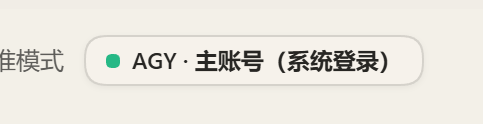
#> input picture docs/before.png, 483 x 124 px
$ python make-after.py
#> lines starting #> are read from the running program, lines starting #| are printed output that depends on the picture; after the words box and inside, x2 and y2 are one past the last pixel; in counts of white or black regions, pixels touching at a corner belong together
"""Generate docs/after.png from docs/before.png by removing the AGY badge.

The toolbar background varies only vertically (a subtle gradient), so each
row inside the removed region is filled with that row's background colour,
estimated as the median of intact pixels to the right of the badge. This
also erases the badge's soft box-shadow and the stray text at the left edge.
"""
from pathlib import Path

import numpy as np
from PIL import Image

ROOT = Path(__file__).resolve().parents[1]
SRC = ROOT / "docs" / "before.png"
DST = ROOT / "docs" / "after.png"

img = Image.open(SRC).convert("RGB")
#> img is the input picture: PIL image 483x124 RGB; mean R, G, B 233.1, 230.4, 222.8
arr = np.asarray(img).astype(np.int16)
h, w, _ = arr.shape
#> h = 124; w = 483

# Foreground = pixels deviating from the row's right-side background estimate.
right_med = np.median(arr[:, w - 6:, :], axis=1, keepdims=True)  # (h, 1, 3)
#> right_med = 124 rows, first 8: [241, 237, 230], [241, 237, 230], [241, 237, 230], [241, 237, 230], [241, 237, 230], [241, 237, 230], [241, 237, 230], [241, 237, 230]
deviation = np.abs(arr - right_med).sum(axis=2)
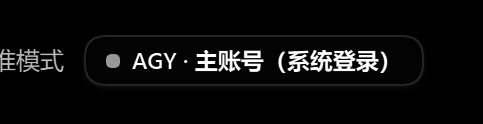
#> deviation: shape (124, 483) float64; min 0, max 603, mean 31.4; drawn with min black and max white
mask = deviation > 24
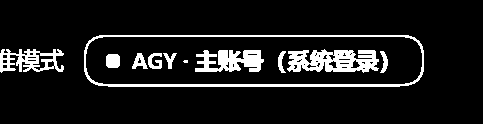
#> mask: shape (124, 483) bool; 10% white; 11 white regions (1 under 20 px), largest, box (x1, y1, x2, y2) and area: (84, 35, 424, 87) 1860, (287, 49, 379, 73) 1489, (195, 50, 264, 72) 1029

rows = np.where(mask.any(axis=1))[0]
#> rows = 52 values from 35 to 86
cols = np.where(mask.any(axis=0))[0]
#> cols = 404 values from 0 to 423
if rows.size == 0:
    raise SystemExit("nothing detected to remove")
y0, y1 = int(rows.min()), int(rows.max())
#> y0 = 35; y1 = 86
x0, x1 = int(cols.min()), int(cols.max())
#> x0 = 0; x1 = 423

# Clean sample window on the same rows, right of the content.
sx0, sx1 = min(x1 + 10, w - 2), w - 2
#> sx0 = 433; sx1 = 481
if sx1 - sx0 < 8:  # fall back to a window left of the content
    sx0, sx1 = max(x0 - 60, 0), max(x0 - 10, 1)
for y in range(y0, y1 + 1):
    row_med = np.median(arr[y, sx0:sx1], axis=0)
    arr[y, :] = row_med
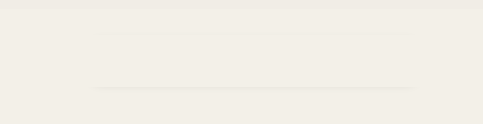
#> arr: shape (124, 483, 3) int16; mean R, G, B 242.7, 239.7, 231.7

Image.fromarray(arr.astype(np.uint8)).save(DST)
print(f"removed region x=[{x0},{x1}] y=[{y0},{y1}] -> {DST}")
#| removed region x=[0,423] y=[35,86] -> docs/after.png
